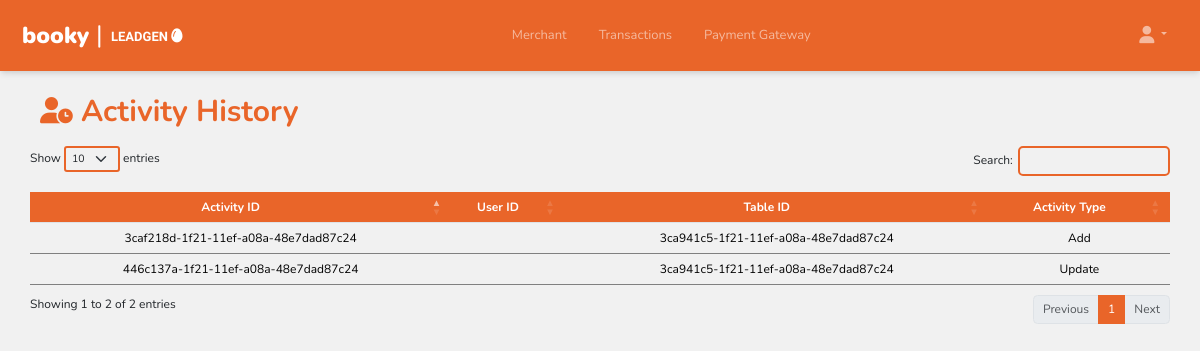
/activity_history/index.php, run on an earlier commit of the app's database.
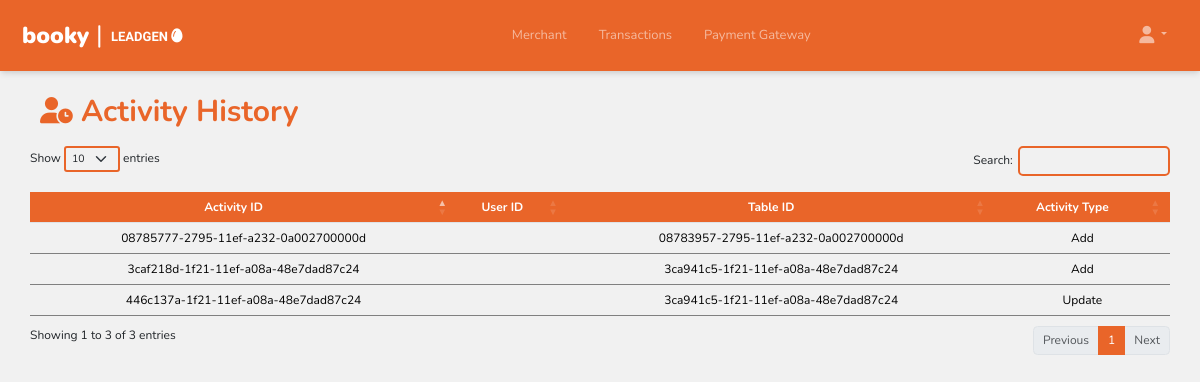
And on a later commit of the database.
### tables this page shows
CREATE TABLE `activity_history` (
  `activity_id` varchar(36) NOT NULL,
  `user_id` varchar(36) DEFAULT NULL,
  `table_name` varchar(50) NOT NULL,
  `table_id` varchar(36) NOT NULL,
  `activity_type` enum('Add','Update','Delete','Login') NOT NULL,
  `description` text NOT NULL,
  `created_at` timestamp NOT NULL DEFAULT current_timestamp(),
  `updated_at` timestamp NOT NULL DEFAULT current_timestamp()
);

### activity_history/index.php (the view, shortened to what this page needs)
<?php require_once("../header.php")?>
<?php
function displayPGFeeRate() {
  include("../inc/config.php");
  $sql = "SELECT * FROM activity_history";
  $result = $conn->query($sql);
  if ($result->num_rows > 0) {
      while ($row = $result->fetch_assoc()) {
          echo "<tr data-id='" . $row['activity_id'] . "' class='message-row'>";
          echo "<td class='message-cell' style='text-align:center;'>" . $row['activity_id'] . "</td>";
          echo "<td class='message-cell' style='text-align:center;'>" . $row['user_id'] . "</td>";
          echo "<td class='message-cell' style='text-align:center;'>" . $row['table_id'] . "</td>";
          echo "<td class='message-cell' style='text-align:center;'>" . $row['activity_type'] . "</td>";
          echo "</tr>";
      }
  }
}
?>
<!DOCTYPE html>
<html lang="en">
<head>
  <link href="https://cdn.jsdelivr.net/npm/bootstrap@5.3.3/dist/css/bootstrap.min.css" rel="stylesheet">
  <link rel='stylesheet' href='https://cdn.datatables.net/1.13.5/css/dataTables.bootstrap5.min.css'>
  <link rel='stylesheet' href='https://cdnjs.cloudflare.com/ajax/libs/font-awesome/4.6.3/css/font-awesome.min.css'>
  <link rel="stylesheet" href="../style.css">
</head>
<body>
<div class="cont-box">
  <div class="custom-box pt-4">
  <div class="sub" style="text-align:left;">
  <div class="add-btns">
    <p class="title"><i class="fa-solid fa-user-clock fa-sm"></i> Activity History</p>
</div>
    <div class="content" style="width:95%;margin-left:auto;margin-right:auto;">
        <table id="example" class="table bord" style="width:100%;">
        <thead>
            <tr>
                <th>Activity ID</th>
                <th>User ID</th>
                <th>Table ID</th>
                <th>Activity Type</th>
            </tr>
        </thead>
        <tbody id="dynamicTableBody">
        <?php displayPGFeeRate(); ?>
        </tbody>
    </table>
  </div>
</div>
</div>
</body>
</html>

### header.php (shortened to what this page needs)
<!DOCTYPE html>
<html>
<head>
    <link href="https://cdn.jsdelivr.net/npm/bootstrap@5.2.3/dist/css/bootstrap.min.css" rel="stylesheet">
    <link rel="stylesheet" href="style.css">
</head>
<body>
<nav class="navbar navbar-expand-lg navbar-dark p-3">
    <div class="container-fluid">
        <a class="navbar-brand" href="/Merchant-tool/merchant/">
        <table style="border:10px;">
        <tr>
        <th style="font-weight:900 !important;color:#fff;font-size:23px !important;padding-top:1px;">booky <span style="font-size:25px;font-weight:normal;">|</span></th>
        <th style="font-size:13px;padding-top:4px;font-family: Nanum Gothic">&nbsp; LEADGEN <i class="fa-solid fa-egg animated-egg"><t/h>
        </tr>
        </table>
        </a>
        <div class=" collapse navbar-collapse" id="navbarNavDropdown">
            <ul class="navbar-nav ms-auto ">
                <li class="nav-item">
                    <a id="orders-link" class="nav-link mx-2" aria-current="page" href="/Merchant-Tool/merchant/"  style="padding-right:10px;padding-left:10px;">Merchant</a>
                </li>
                <li class="nav-item">
                    <a id="merchants-link" class="nav-link mx-2" aria-current="page" href="/Merchant-Tool/transaction/" style="padding-right:10px;padding-left:10px;">Transactions</a>
                </li>
                <li class="nav-item">
                    <a id="pg-link" class="nav-link mx-2" aria-current="page" href="/Merchant-Tool/fee/" style="padding-right:10px;padding-left:10px;">Payment Gateway</a>
                </li>
            </ul>
            <ul class="navbar-nav ms-auto d-none d-lg-inline-flex">
                <li class="nav-item dropdown">
                    <a class="nav-link mx-2 dropdown-toggle" href="#" id="navbarDropdownMenuLink" role="button" data-bs-toggle="dropdown" aria-expanded="false">
                        <i class="fa-solid fa-user fa-lg"></i>
                    </a>
                </li>
            </ul>
        </div>
    </div>
</nav>
</body>
</html>

### style.css (style rules this page uses)
* { font-family: "Nunito", sans-serif; font-size: 12px; margin:0; }
.navbar { box-shadow: rgba(0, 0, 0, 0.1) 0px 4px 6px -1px, rgba(0, 0, 0, 0.06) 0px 2px 4px -1px; background-color: #E96529; }
th { background-color:#E96529 !important; text-align:center !important; color:#fff !important; }
a { text-decoration: none; }
td { background-color:transparent !important; border-bottom: 1px solid #808080 !important; }

### header.php (style rules this page uses)
.navbar a { font-size: 13px !important; }
.animated-egg { font-size: 15px; color: #fff; display: inline-block; animation: roll 8s linear infinite; }

### activity_history/index.php (style rules this page uses)
body { background-image: url("../images/bg_booky.png"); background-position: center; background-repeat: no-repeat; background-size: cover; background-attachment: fixed; }
.title { font-size: 30px; font-weight: bold; margin-right: auto; padding-left: 5vh; color: #E96529;" }
.add-btns { padding-bottom: 0px; padding-right: 5vh; display: flex; align-items: center; }

What changed in the data, as far as the page shows it:
added activity_history: activity_id "08785777-2795-11ef-a232-0a002700000d", table "08783957-2795-11ef-a232-0a002700000d", activity_type "Add"
Also different on the page:
text written by a page script: "Show entries Search: Showing 1 to 2 of 2 entries Previous 1 Next" → "Show entries Search: Showing 1 to 3 of 3 entries Previous 1 Next"
